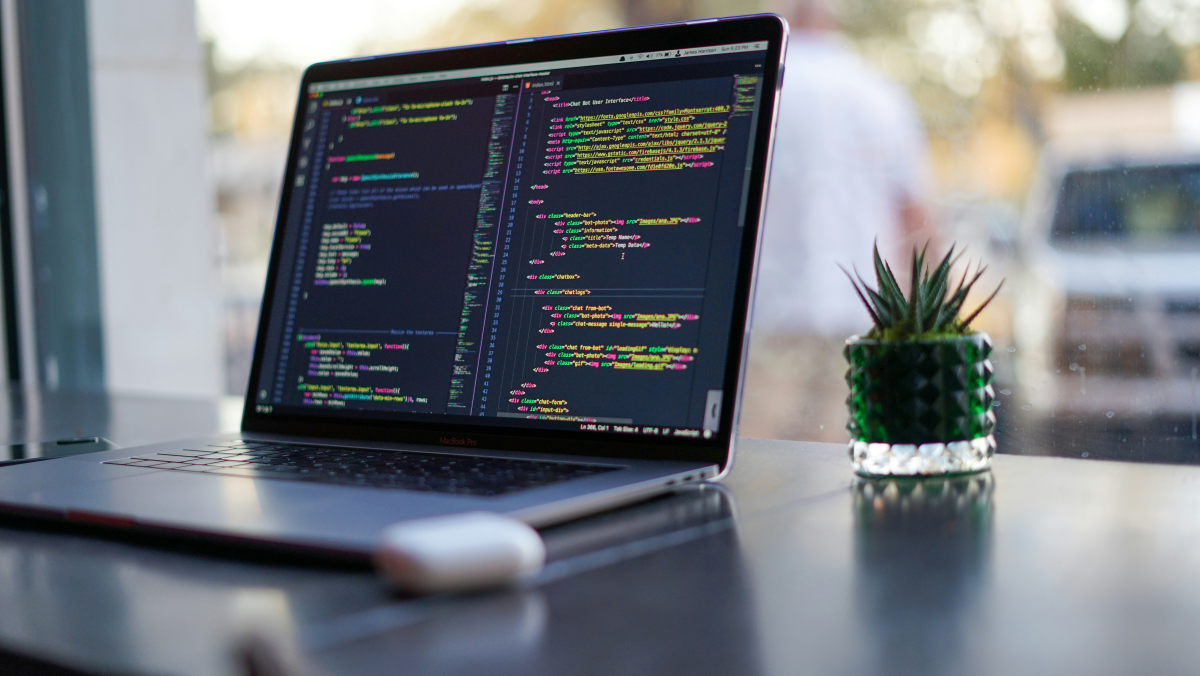
#> input picture DAY02/Image.jpg, 6000 x 3376 px, found by its file name (shown at 1/5 size)
$ python imageOperations.py
#> lines starting #> are read from the running program, lines starting #| are printed output that depends on the picture
from PIL import Image
import numpy as np

img = np.array(Image.open("H:\\Studies\\MLB-Internship\\DAY04\\image.jpg"))
#> img is the input picture: shape (3376, 6000, 3); mean R, G, B 114.1, 119, 124.8

import cv2
# read image
img = cv2.imread("H:\\Studies\\MLB-Internship\\DAY04\\image.jpg")
print(img.shape)
#| (3376, 6000, 3)
# save image

cv2.imwrite("H:\\Studies\\MLB-Internship\\DAY04\\saved_image.jpg", img)
# Copy image
copy_img = img.copy()
cv2.imwrite("H:\\Studies\\MLB-Internship\\DAY04\\copy.jpg", copy_img)

# cropped image
cropped = img[100:300, 150:400]
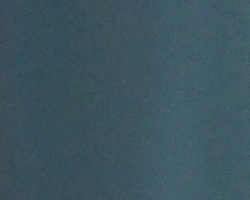
#> cropped: shape (200, 250, 3); mean B, G, R 96.7, 85.2, 60.9
cv2.imwrite("H:\\Studies\\MLB-Internship\\DAY04\\cropped.jpg", cropped)

# flipped image
flip_h=img[:,::-1]
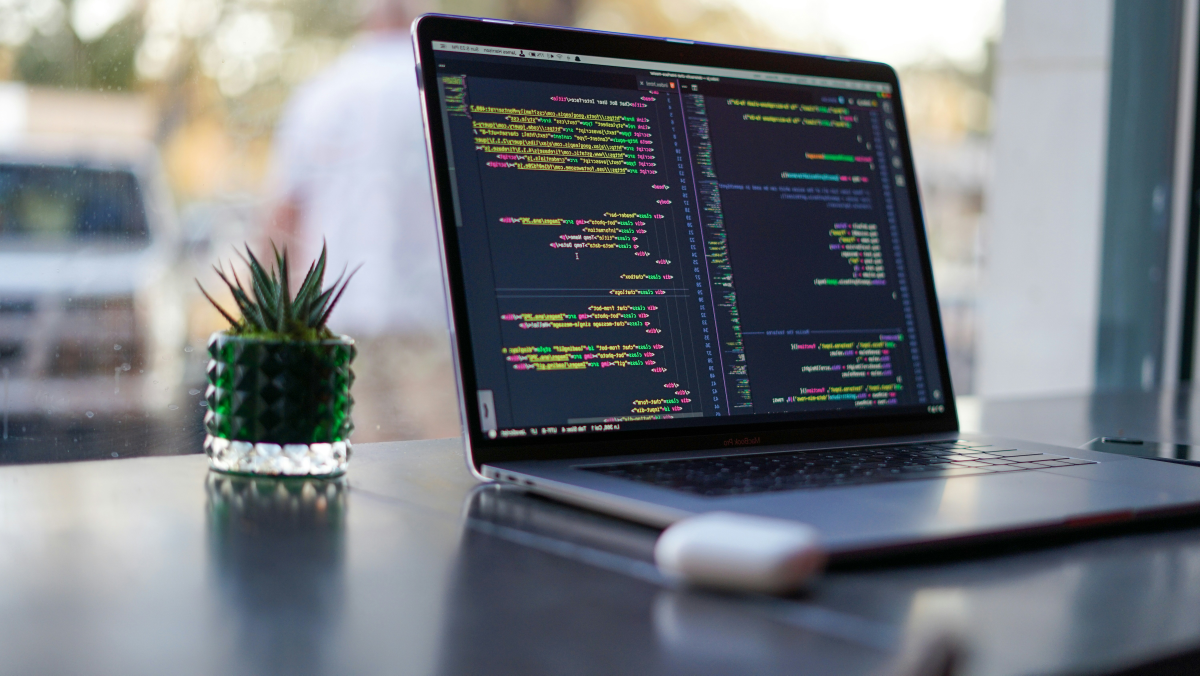
#> flip_h: shape (3376, 6000, 3) (shown at 1/5 size); mean B, G, R 124.8, 119, 114.1
cv2.imwrite("H:\\Studies\\MLB-Internship\\DAY04\\flip_h.jpg", flip_h)
flip_v = img[::-1, :]
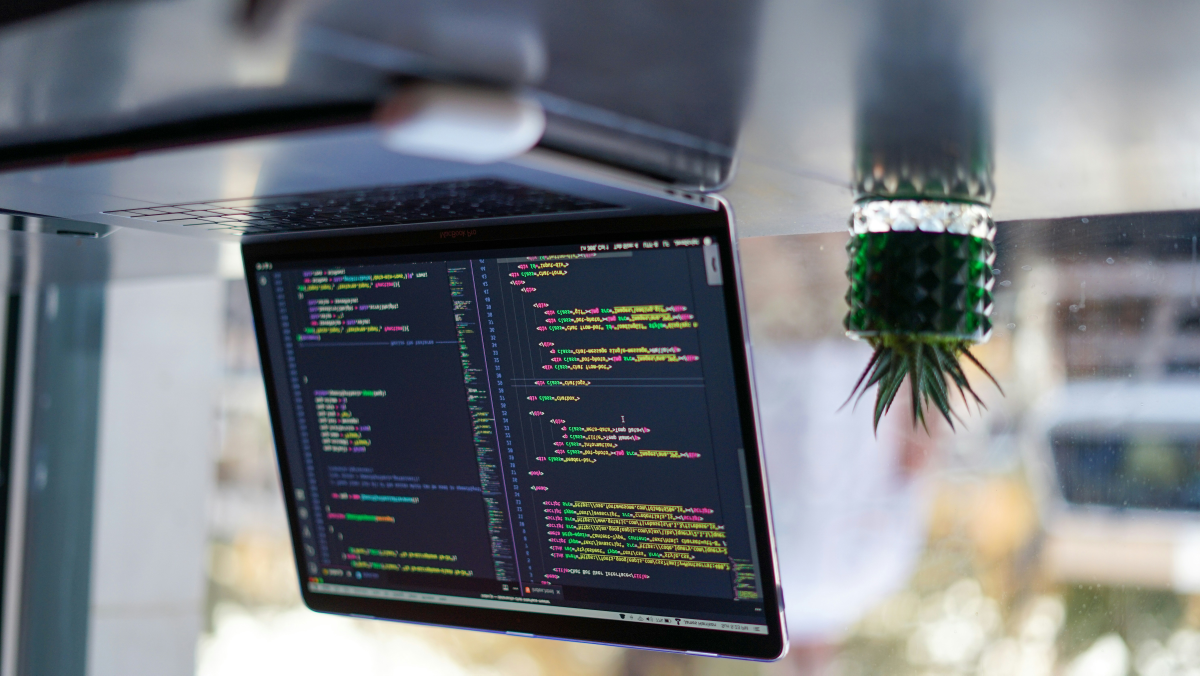
#> flip_v: shape (3376, 6000, 3) (shown at 1/5 size); mean B, G, R 124.8, 119, 114.1
cv2.imwrite("H:\\Studies\\MLB-Internship\\DAY04\\flip_v.jpg", flip_v)
flip_both = img[::-1, ::-1]
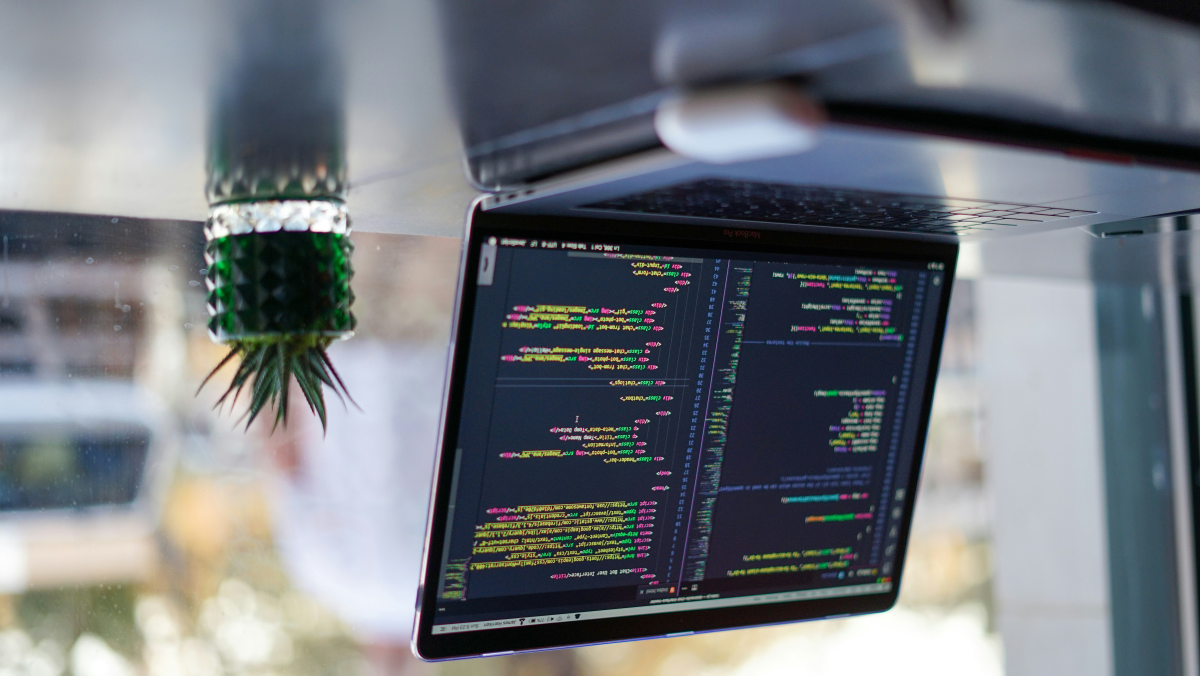
#> flip_both: shape (3376, 6000, 3) (shown at 1/5 size); mean B, G, R 124.8, 119, 114.1
